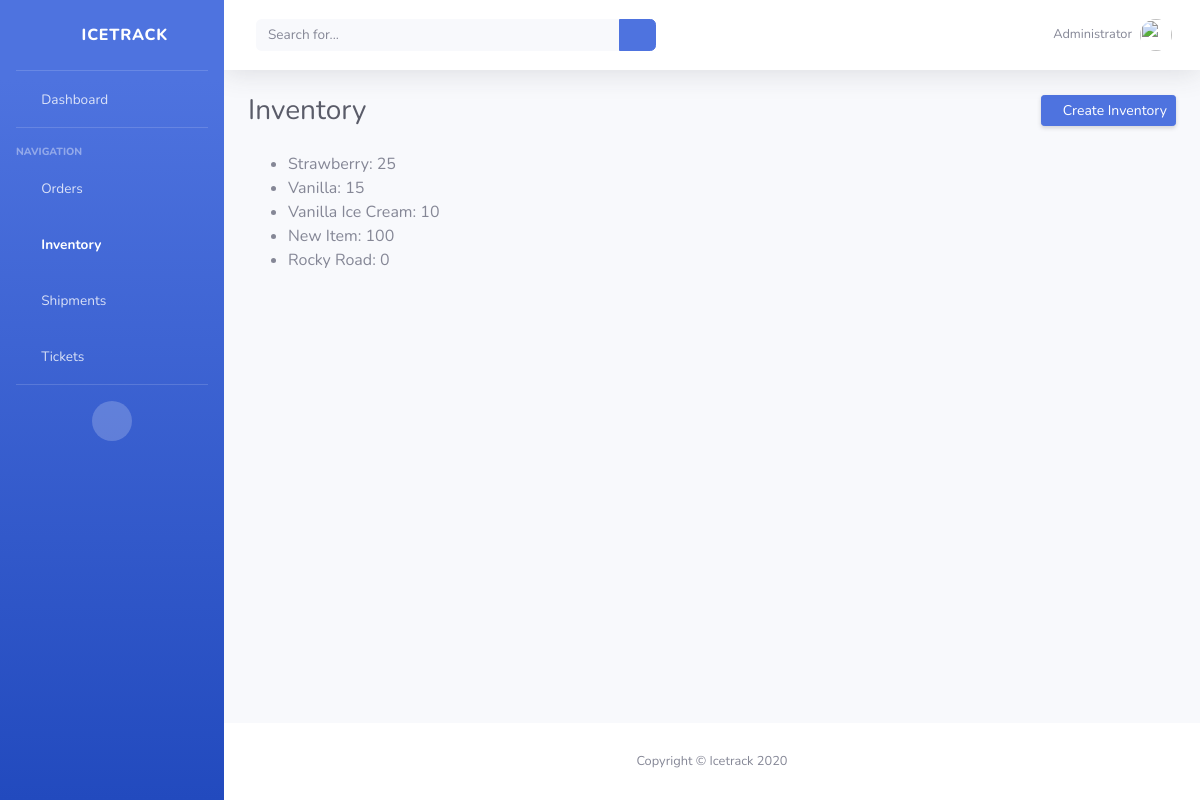
The app's page /inventory/, older data.
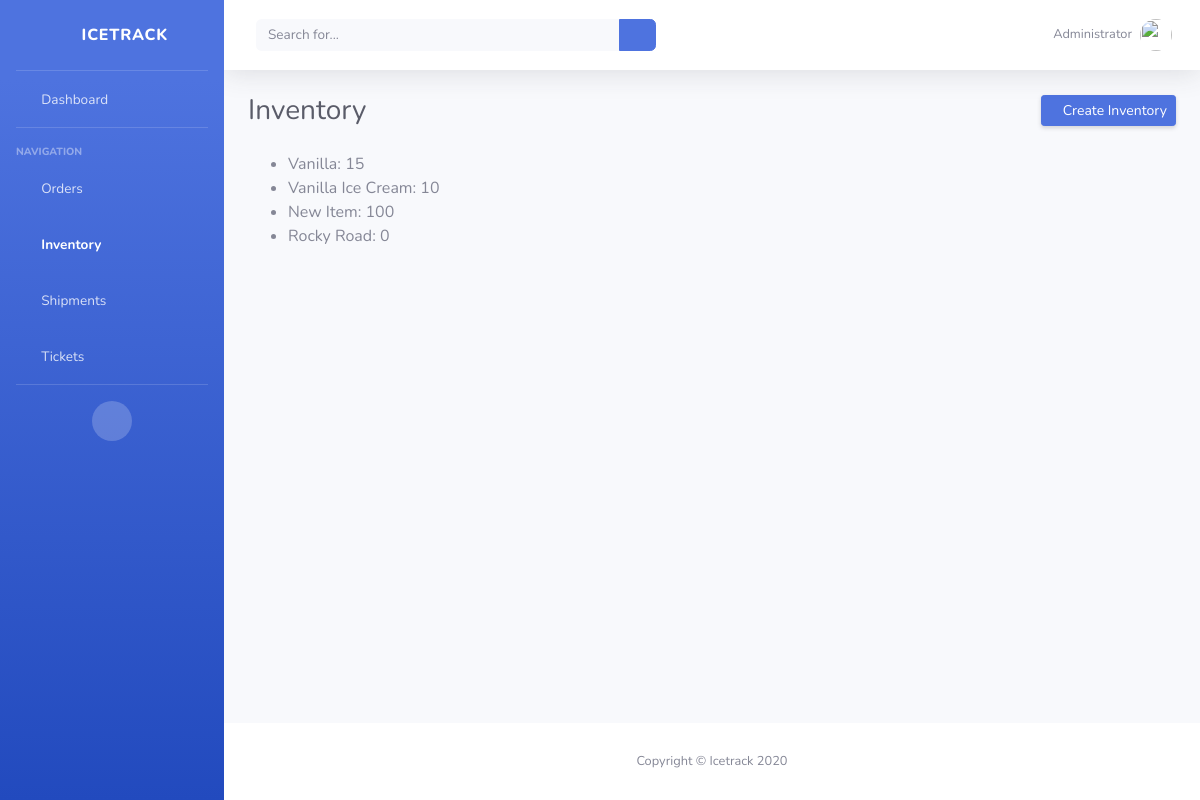
The same page, newer data.
### icetrack/models.py (models this page shows, shortened)
class Inventory(models.Model):
    item_name = models.CharField(max_length=50, blank=True, null=True)
    quantity = models.IntegerField(default='0', blank=True, null=True)
    received_quantity = models.IntegerField(default='0', blank=True, null=True)
    received_by = models.CharField(max_length=50, blank=True, null=True)
    sold_quantity = models.IntegerField(default='0', blank=True, null=True)
    sold_by = models.CharField(max_length=50, blank=True, null=True)
    sold_to = models.CharField(max_length=50, blank=True, null=True)
    created_by = models.CharField(max_length=50, blank=True, null=True)
    reorder_level = models.IntegerField(default='0', blank=True, null=True)
    last_updated = models.DateTimeField(auto_now_add=False, auto_now=True)
    export_to_CSV = models.BooleanField(default=False)

### icetrack/views.py (the view)
# urls.py: path('inventory/', InventoryPageView.as_view(), name="inventory"),
class InventoryPageView(ListView):
    model = Inventory
    template_name = 'inventory.html'
    context_object_name = 'all_inventory_list'

### templates/inventory.html
{% extends 'base.html' %}
{% block content%}
<div class="container-fluid">
    <div class="d-sm-flex align-items-center justify-content-between mb-4">
        <h1 class="h3 mb-0 text-gray-800">Inventory</h1>
        <a href="{% url 'create_inventory' %}" class="d-none d-sm-inline-block btn btn-sm btn-primary shadow-sm"><i class="fas fa-plus fa-sm text-white-50"></i> Create Inventory</a>
    </div>
    <ul>
        {% for inventory in all_inventory_list %}
            <li>{{ inventory.item_name }}: {{ inventory.quantity }}</li>
        {% endfor %}
    </ul>
</div>
{% endblock content %}

Row changes from the older to the newer data that the page shows:
removed Inventory: item_name "Strawberry", quantity "25"
